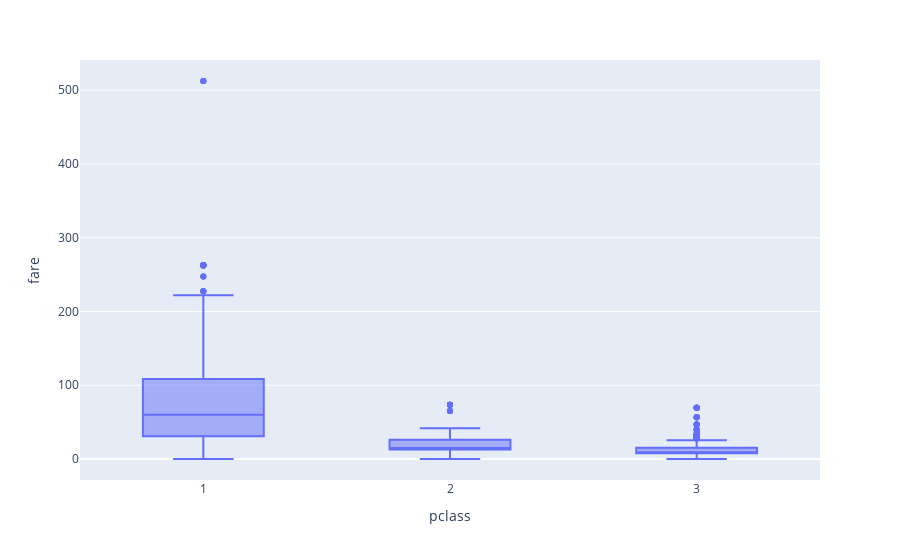

This figure's notebook cell:
### Markdown cell above
## Above we see a KDE plot on top of our histogram for the same variable, fare.

### Code cell
fig6 = px.box(titanic, x="pclass", y="fare")
fig6.show()

### Figure 1 — Plotly figure (JSON) as saved in the notebook; plotly's stock layout.template omitted (floating-point values rounded to 4 significant figures; data arrays with more than 128 entries replaced by an {"elided": "..."} marker saying what was removed)
{"data": [{"alignmentgroup": "True", "hovertemplate": "pclass=%{x}<br>fare=%{y}<extra></extra>", "legendgroup": "", "marker": {"color": "#636efa"}, "name": "", "notched": false, "offsetgroup": "", "orientation": "v", "showlegend": false, "type": "box", "x": {"elided": "1308 int values"}, "x0": " ", "xaxis": "x", "y": {"elided": "1308 float values"}, "y0": " ", "yaxis": "y"}], "layout": {"autosize": true, "boxmode": "group", "legend": {"tracegroupgap": 0}, "margin": {"t": 60}, "xaxis": {"anchor": "y", "autorange": true, "domain": [0, 1], "range": [0.5, 3.5], "title": {"text": "pclass"}, "type": "linear"}, "yaxis": {"anchor": "x", "autorange": true, "domain": [0, 1], "range": [-28.46, 540.8], "title": {"text": "fare"}, "type": "linear"}}}
